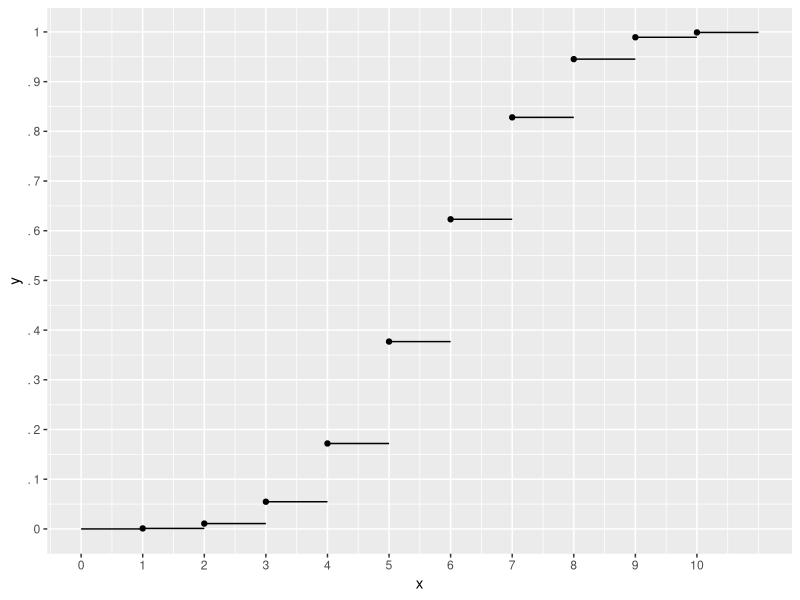
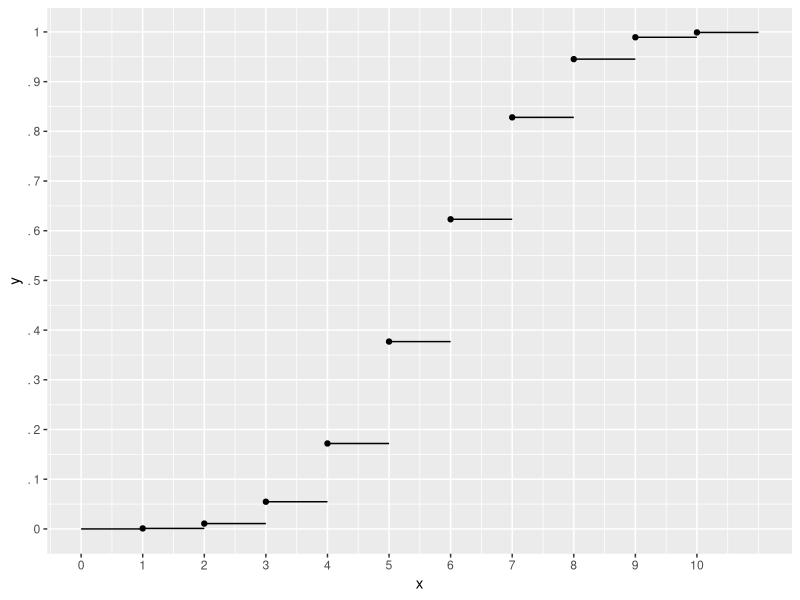
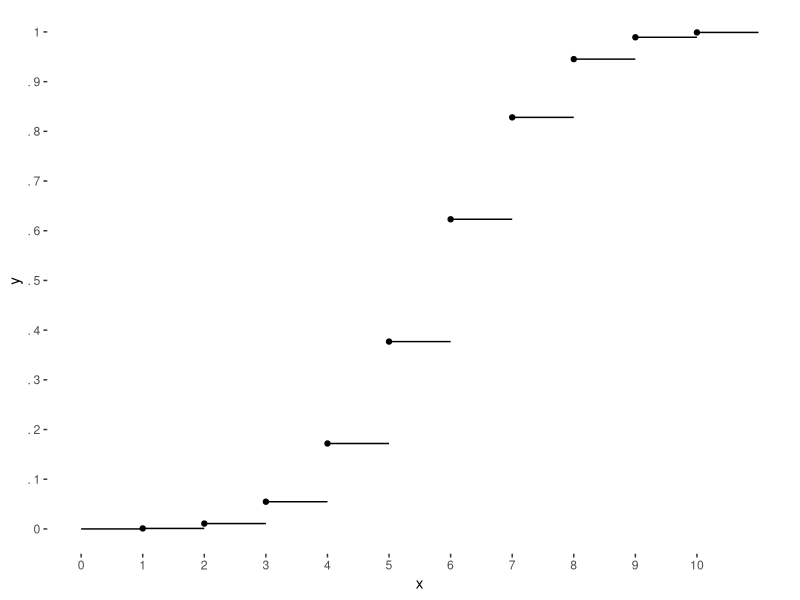
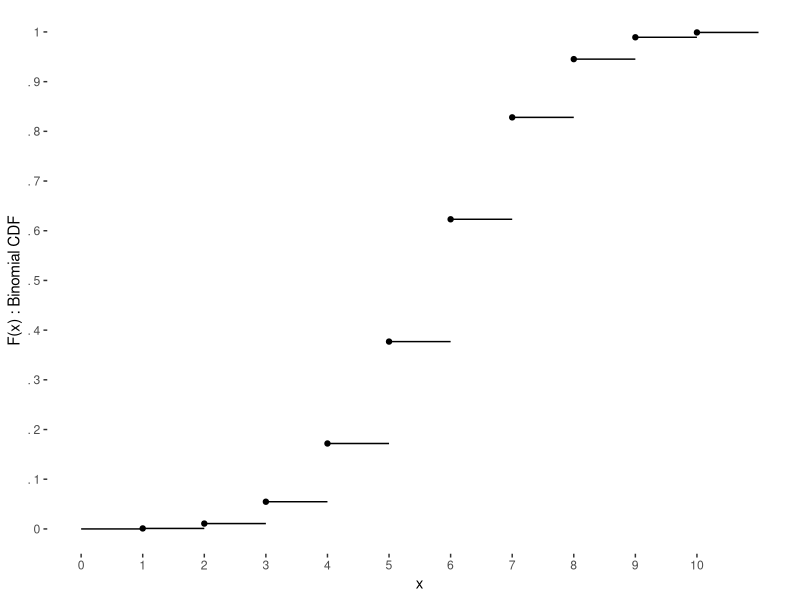
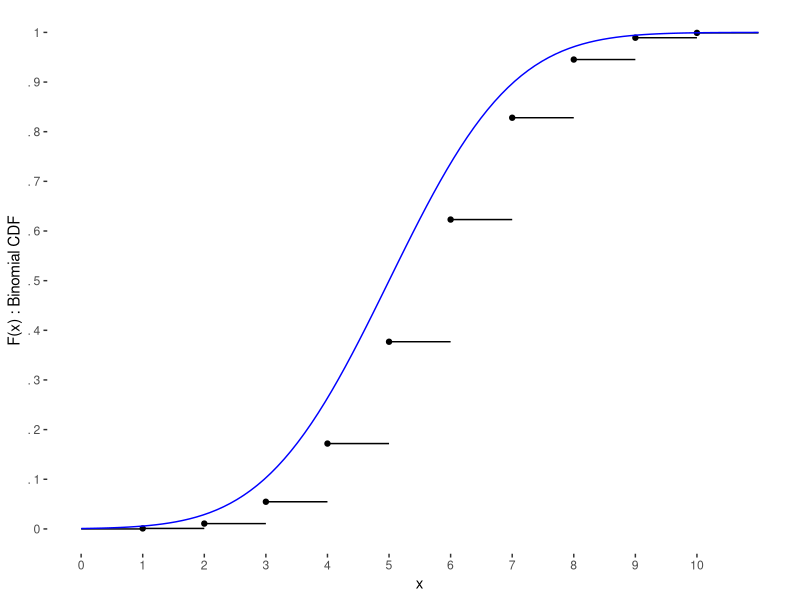
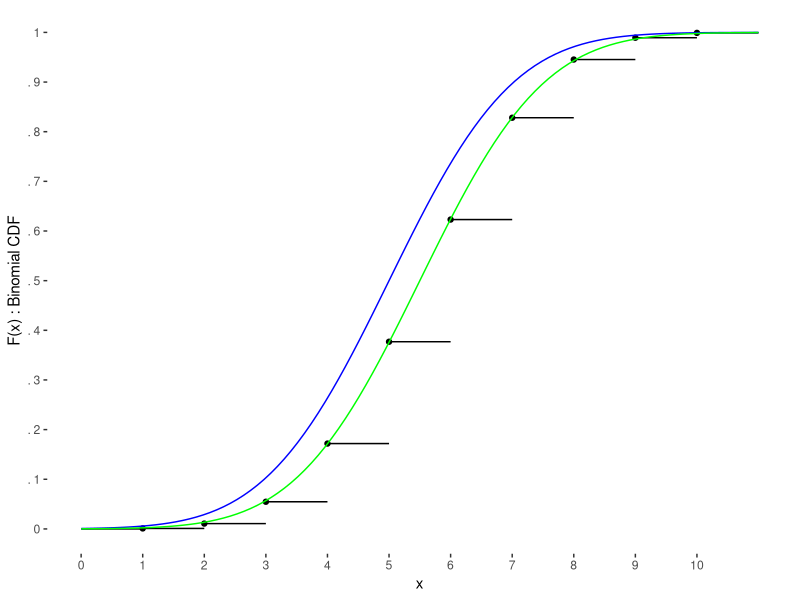
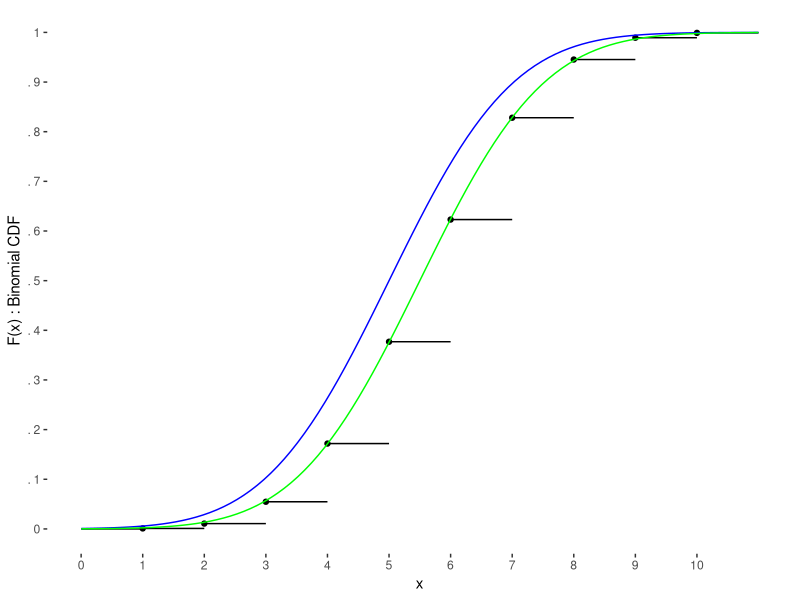
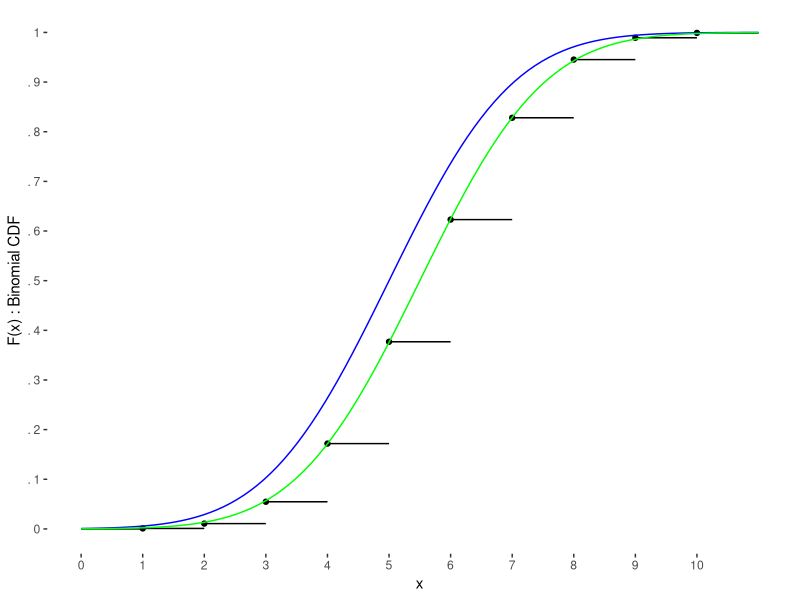

Write R code to recreate these figures, in order.
library(ggplot2)
library(gridExtra)

# n: Number of trials
n <- 10
# p: Probability of success
p <- 1/2

# Create CDF layer # Binomial distribution
dat <- data.frame(x = 1:n, y = pbinom(q = 0:(n-1), size = n, prob = p))
dat2 <- data.frame(x = 0:n, y = c(0, dat$y[-(n+1)]), xend = 1:(n+1), yend = c(0,dat$y[-(n+1)]))
cdf.plot.binomial <- ggplot(dat, aes(x = x, y = y)) + geom_point() +
        geom_segment(aes(x = x, y = y, xend = xend, yend = yend), data = dat2) +
        scale_x_continuous(breaks = seq(0,n,1), labels = 0:n) +
        scale_y_continuous(breaks = seq(0,1,0.1), labels = c(0,paste(".",1:9),1))
graph <- cdf.plot.binomial
graph

# Insert axes to make it look nicer
x.axis <- geom_hline(yintercept = 0, size = 0.001)
y.axis <-geom_vline(xintercept = 0, size = 0.001)
graph <- graph + x.axis + y.axis
graph

# Get rid of the grey background
theme <- theme(
  panel.grid.major = element_blank(),
  panel.grid.minor = element_blank(),
  panel.background = element_blank()
)
# Create an empty graph
graph <- graph + theme
# Plot empty graph
graph

# Define labels on the graph
labels <- labs(x = 'x', y = 'F(x) : Binomial CDF')
graph <- graph + labels
graph

# Create CDF layer # Normal aproximation (no correction)
cdf.normal <- function(x, mean = n*p, sd = sqrt(n*p*(1-p))) {
  pnorm(x, mean = mean, sd = sd)
}
cdf.plot.normal <- stat_function(fun = cdf.normal, color = 'blue')
graph <- graph + cdf.plot.normal
graph

# Create CDF layer # Normal aproximation (with continuity correction)
cdf.normal.correction <- function(x, mean = n*p, sd = sqrt(n*p*(1-p))) {
  pnorm(x - 0.5, mean = mean, sd = sd)
}
cdf.plot.normal.correction <- stat_function(fun = cdf.normal.correction, color = 'green')
graph <- graph + cdf.plot.normal.correction
graph

# Define limits on the graph
y.lim <- ylim(0, 1)
x.lim <- xlim(0, n)
graph <- graph + y.lim + x.lim + scale_x_continuous(breaks = seq(0,n,1), labels = 0:n) +
  scale_y_continuous(breaks = seq(0,1,0.1), labels = c(0,paste(".",1:9),1))
graph

# Insert a horizontal line on y=1 because CDF
asinth.axis <- geom_hline(yintercept = 1, size = 0.01)
graph <- graph + asinth.axis
graph

vertical.line <- geom_vline(xintercept = 10, linetype = "dotted", color = "black", size = 1)
graph <- graph + vertical.line
graph
